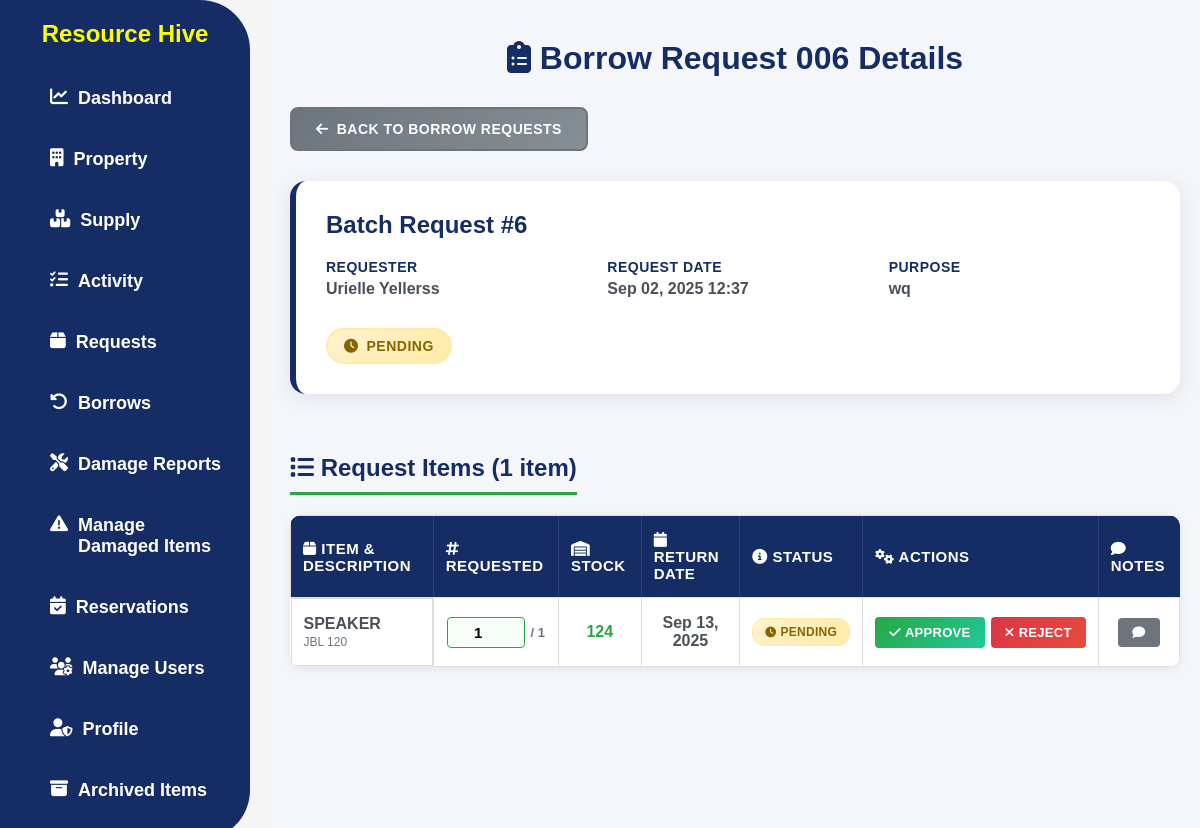
Before: /borrow-batch-detail/6/ (signed in) with the older database file.
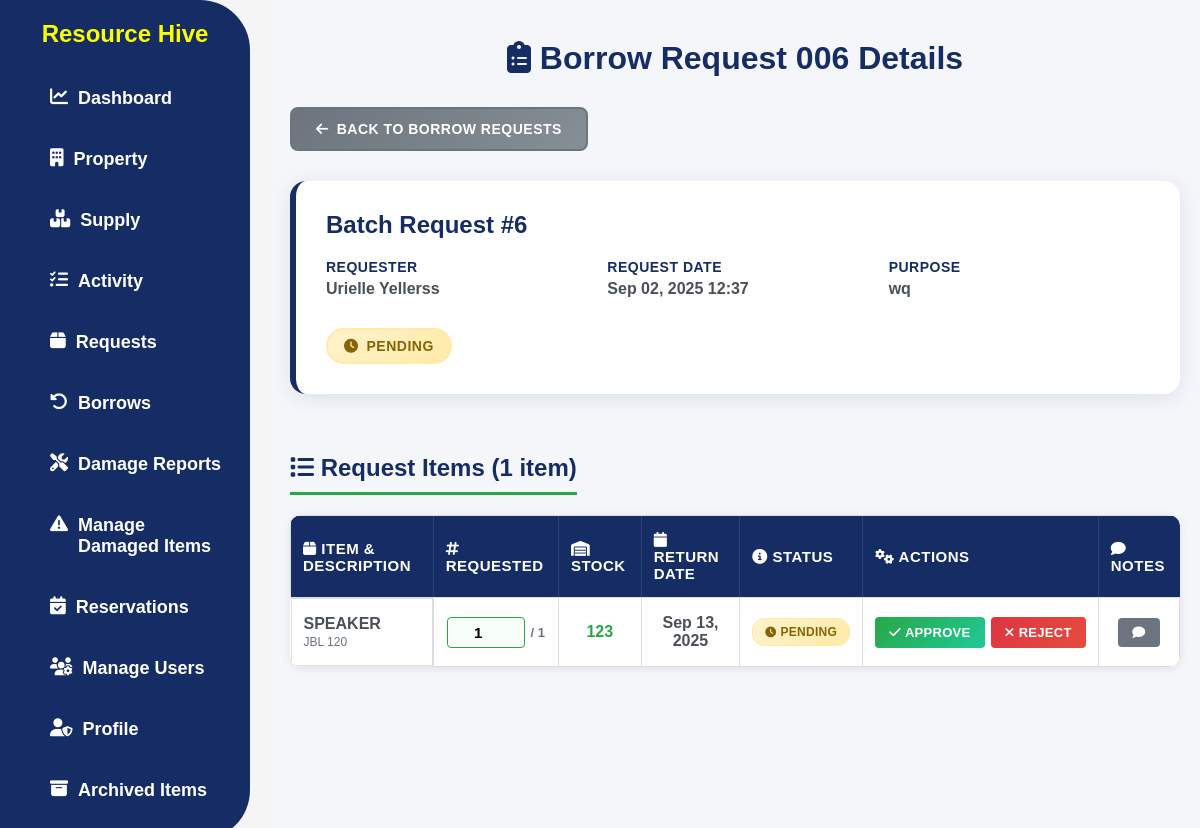
After: the same page with the newer database file.
### app/models.py (models this page shows, shortened)
class BorrowRequestItem(models.Model):
    STATUS_CHOICES = [
        ('pending', 'Pending'),
        ('approved', 'Approved'),
        ('rejected', 'Rejected'),
        ('active', 'Active'),
        ('returned', 'Returned'),
        ('overdue', 'Overdue'),
        ('completed', 'Completed'),
    ]
    batch_request = models.ForeignKey(BorrowRequestBatch, on_delete=models.CASCADE, related_name='items')
    property = models.ForeignKey(Property, on_delete=models.CASCADE)
    quantity = models.PositiveIntegerField()  # Requested quantity
    approved_quantity = models.PositiveIntegerField(null=True, blank=True)  # Approved quantity
    return_date = models.DateField()  # Expected return date for this item
    actual_return_date = models.DateField(null=True, blank=True)  # Actual return date
    status = models.CharField(max_length=20, choices=STATUS_CHOICES, default='pending')
    approved = models.BooleanField(default=False)  # Keep for backward compatibility
    claimed_date = models.DateTimeField(null=True, blank=True)  # When item was claimed
    remarks = models.TextField(blank=True, null=True)
    class Meta:
        unique_together = ['batch_request', 'property']  # Prevent duplicate items in same batch

class Property(models.Model):
    CONDITION_CHOICES = [
        ('In good condition', 'In good condition'),
        ('Needing repair', 'Needing repair'),
        ('Unserviceable', 'Unserviceable'),
        ('Obsolete', 'Obsolete'),
        ('No longer needed', 'No longer needed'),
        ('Not used since purchased', 'Not used since purchased'),
    ]
    AVAILABILITY_CHOICES = [
        ('available', 'Available'),
        ('not_available', 'Not Available'),
    ]
    property_number = models.CharField(max_length=100, unique=True, null=True, blank=True)
    property_name = models.CharField(max_length=100)
    category = models.ForeignKey(PropertyCategory, on_delete=models.SET_NULL, null=True, blank=True)
    description = models.TextField(null=True, blank=True)
    barcode = models.CharField(max_length=150, unique=True, null=True, blank=True)
    unit_of_measure = models.CharField(max_length=50, null=True, blank=True)
    unit_value = models.DecimalField(
        max_digits=10, decimal_places=2,
        blank=True, null=True,
        validators=[MinValueValidator(0)]
    )
    overall_quantity = models.PositiveIntegerField(validators=[MinValueValidator(0)], default=0)
    quantity = models.PositiveIntegerField(validators=[MinValueValidator(0)], default=0)
    location = models.CharField(max_length=255, null=True, blank=True)
    accountable_person = models.CharField(max_length=255, null=True, blank=True)
    year_acquired = models.DateField(null=True, blank=True)
    condition = models.CharField(max_length=100, choices=CONDITION_CHOICES, default='In good condition')
    availability = models.CharField(max_length=20, choices=AVAILABILITY_CHOICES, default='available')
    is_archived = models.BooleanField(default=False)

### app/views.py (the view, shortened to what this page needs)
# urls.py: path('borrow-batch-detail/<int:batch_id>/', borrow_batch_request_detail, name='borrow_batch_request_detail'),
@permission_required('app.view_admin_module')
@login_required
def borrow_batch_request_detail(request, batch_id):
    batch_request = get_object_or_404(BorrowRequestBatch, id=batch_id)
    context = {
        'batch': batch_request,
        'items': batch_request.items.all().order_by('property__property_name')
    }
    return render(request, 'app/borrow_batch_request_detail.html', context)

### app/templates/app/borrow_batch_request_detail.html (shortened to what the changed rows need)
{% load static %}
<!DOCTYPE html>
<html lang="en">
<head>
  <link rel="stylesheet" href="{% static 'css/style.css' %}" />
  <link rel="stylesheet" href="https://cdnjs.cloudflare.com/ajax/libs/font-awesome/6.4.2/css/all.min.css" />
</head>
<body>
  {% include 'app/navbar.html' %}
  <div class="batch-details">
    {% if batch %}
      <h1 class="page-title">
        <i class="fas fa-clipboard-list"></i>
        Borrow Request {{ batch.id|stringformat:"03d" }} Details
      </h1>
      <h2 style="color: #152d64; font-size: 24px; font-weight: 600; margin: 30px 0 20px 0; padding-bottom: 10px; border-bottom: 3px solid #28a745; display: inline-block;">
        <i class="fas fa-list"></i> Request Items ({{ batch.items.count }} item{{ batch.items.count|pluralize }})
      </h2>
      <div class="items-container">
        <table class="items-table">
          <thead>
            <tr>
              <th><i class="fas fa-box"></i> Item & Description</th>
              <th><i class="fas fa-hashtag"></i> Requested</th>
              <th><i class="fas fa-warehouse"></i> Stock</th>
              <th><i class="fas fa-calendar"></i> Return Date</th>
              <th><i class="fas fa-info-circle"></i> Status</th>
              <th><i class="fas fa-cogs"></i> Actions</th>
              <th><i class="fas fa-comment"></i> Notes</th>
            </tr>
          </thead>
          <tbody>
            {% for item in batch.items.all %}
            <tr id="item-row-{{ item.id }}">
              <td class="item-name">
                <div>
                  {{ item.property.property_name }}
                  <div style="font-size: 12px; color: #6c757d; font-weight: normal; margin-top: 2px;">
                    {{ item.property.description|default:"No description"|truncatechars:50 }}
                  </div>
                </div>
              </td>
              <td class="quantity-cell">
                {% if user.is_staff and item.status == 'pending' %}
                  <div class="approve-input-container">
                    <input type="number"
                           class="approve-input"
                           id="approved-qty-{{ item.id }}"
                           value="{{ item.approved_quantity|default:item.quantity }}"
                           min="1"
                           max="{{ item.quantity }}"
                           data-original="{{ item.quantity }}">
                    <div class="qty-indicator">/ {{ item.quantity }}</div>
                  </div>
                {% endif %}
              </td>
              <td class="quantity-cell">
                <div class="stock-info">
                  <span class="stock-available">{{ item.property.quantity|default:"N/A" }}</span>
                </div>
              </td>
              <td class="quantity-cell">{{ item.return_date|date:"M d, Y" }}</td>
              <td class="status-cell">
                <span class="status-badge status-{{ item.status|lower }}">
                  {% if item.status == 'pending' %}
                    <i class="fas fa-clock"></i>
                  {% elif item.status == 'approved' %}
                    <i class="fas fa-check-circle"></i>
                  {% elif item.status == 'rejected' %}
                    <i class="fas fa-times-circle"></i>
                  {% elif item.status == 'active' %}
                    <i class="fas fa-hand-paper"></i>
                  {% elif item.status == 'returned' %}
                    <i class="fas fa-undo"></i>
                  {% endif %}
                  {{ item.status|title }}
                </span>
              </td>
              <td class="actions-cell">
                {% if user.is_staff and item.status == 'pending' %}
                  <div class="action-buttons-inline">
                    <form method="post" action="{% url 'approve_borrow_item' batch.id item.id %}" style="display: inline;">
                      <button type="submit" class="btn-table btn-approve-table" onclick="
                        document.getElementById('remarks-approve-{{ item.id }}').value = document.getElementById('remarks-{{ item.id }}') ? document.getElementById('remarks-{{ item.id }}').value : '';
                        document.getElementById('approved-quantity-approve-{{ item.id }}').value = document.getElementById('approved-qty-{{ item.id }}').value;
                        return confirm('Approve this item for ' + document.getElementById('approved-qty-{{ item.id }}').value + ' units?')">
                        <i class="fas fa-check"></i> Approve
                      </button>
                    </form>
                    <form method="post" action="{% url 'reject_borrow_item' batch.id item.id %}" style="display: inline;">
                      <button type="submit" class="btn-table btn-reject-table" onclick="document.getElementById('remarks-reject-{{ item.id }}').value = document.getElementById('remarks-{{ item.id }}') ? document.getElementById('remarks-{{ item.id }}').value : ''; return confirm('Reject this item?')">
                        <i class="fas fa-times"></i> Reject
                      </button>
                    </form>
                  </div>
                {% else %}
                  <span style="color: #6c757d; font-size: 12px;">No actions</span>
                {% endif %}
              </td>
              <td class="actions-cell">
                {% if user.is_staff and item.status == 'pending' or item.status == 'active' or item.remarks %}
                  <button type="button" class="btn-table" data-item-id="{{ item.id }}" onclick="toggleRemarks(this.getAttribute('data-item-id'))" style="background: #6c757d; color: white;">
                    <i class="fas fa-comment"></i>
                  </button>
                {% else %}
                  <span style="color: #6c757d; font-size: 12px;">-</span>
                {% endif %}
              </td>
            </tr>
            {% endfor %}
          </tbody>
        </table>
      </div>
    {% endif %}
  </div>
</body>
</html>

Changed rows visible on the page:
changed through a linked row, BorrowRequestItem "PENDING": property.quantity "124" → "123"
